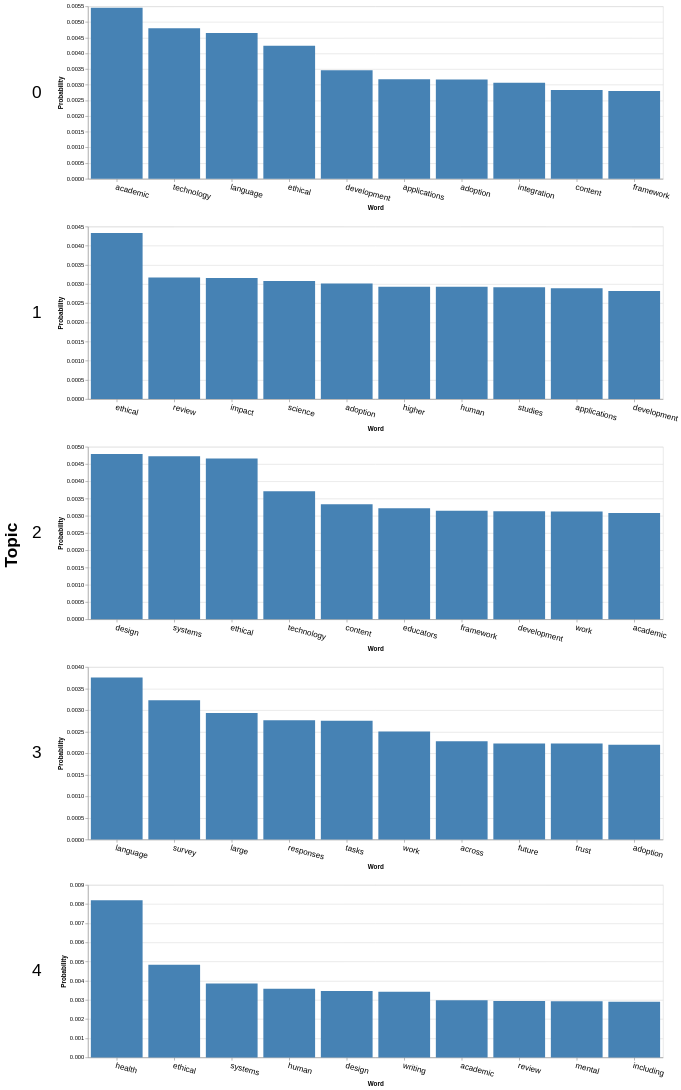

Notebook cell for this chart:
### Markdown cell above
Visualize the top 10 words for the five topics using Altair. Display the topics as individual plots.

### Code cell
import altair as alt

# Order the words in descending order of probability.
df_plot = (
    df_topic_words
    .sort_values(["Topic ID", "Probability"], ascending=[True, False])
)

chart = (
    alt.Chart(df_plot)
    .mark_bar(color="steelblue")
    .encode(
        # Top 10 words appear in the corresponding x-axis.
        x=alt.X(
            "Word:N",
            sort=None,
            axis=alt.Axis(labelAngle=15, labelFontSize=14)
        ),
        y=alt.Y("Probability:Q"),
        tooltip=["Topic ID", "Word", "Probability"]
    )
    .properties(
        width=1000,
    )
    .facet(
        row=alt.Row(
            "Topic ID:N",
            header=alt.Header(
                title="Topic",
                labelFontSize=30,
                titleFontSize=30,
                labelAngle=0
            )
        )
    )
    .resolve_scale(
        x="independent",
        y="independent"
    )
)

chart

### Figure 1 — Vega-Lite specification as saved in the notebook (floating-point values rounded to 4 significant figures)
{"config": {"view": {"continuousWidth": 300, "continuousHeight": 300}}, "data": {"name": "data-10d63f9c1145cf06a67edf2317e5249b"}, "facet": {"row": {"field": "Topic ID", "header": {"labelAngle": 0, "labelFontSize": 30, "title": "Topic", "titleFontSize": 30}, "type": "nominal"}}, "spec": {"mark": {"type": "bar", "color": "steelblue"}, "encoding": {"tooltip": [{"field": "Topic ID", "type": "quantitative"}, {"field": "Word", "type": "nominal"}, {"field": "Probability", "type": "quantitative"}], "x": {"axis": {"labelAngle": 15, "labelFontSize": 14}, "field": "Word", "sort": null, "type": "nominal"}, "y": {"field": "Probability", "type": "quantitative"}}, "width": 1000}, "resolve": {"scale": {"x": "independent", "y": "independent"}}, "$schema": "https://vega.github.io/schema/vega-lite/v5.20.1.json", "datasets": {"data-10d63f9c1145cf06a67edf2317e5249b": [{"Topic ID": 0, "Word": "academic", "Probability": 0.005458}, {"Topic ID": 0, "Word": "technology", "Probability": 0.004798}, {"Topic ID": 0, "Word": "language", "Probability": 0.00465}, {"Topic ID": 0, "Word": "ethical", "Probability": 0.004241}, {"Topic ID": 0, "Word": "development", "Probability": 0.003462}, {"Topic ID": 0, "Word": "applications", "Probability": 0.003175}, {"Topic ID": 0, "Word": "adoption", "Probability": 0.003164}, {"Topic ID": 0, "Word": "integration", "Probability": 0.00306}, {"Topic ID": 0, "Word": "content", "Probability": 0.002835}, {"Topic ID": 0, "Word": "framework", "Probability": 0.002798}, {"Topic ID": 1, "Word": "ethical", "Probability": 0.004334}, {"Topic ID": 1, "Word": "review", "Probability": 0.00317}, {"Topic ID": 1, "Word": "impact", "Probability": 0.003158}, {"Topic ID": 1, "Word": "science", "Probability": 0.003078}, {"Topic ID": 1, "Word": "adoption", "Probability": 0.003013}, {"Topic ID": 1, "Word": "higher", "Probability": 0.002933}, {"Topic ID": 1, "Word": "human", "Probability": 0.002931}, {"Topic ID": 1, "Word": "studies", "Probability": 0.002916}, {"Topic ID": 1, "Word": "applications", "Probability": 0.002892}, {"Topic ID": 1, "Word": "development", "Probability": 0.002819}, {"Topic ID": 2, "Word": "design", "Probability": 0.004793}, {"Topic ID": 2, "Word": "systems", "Probability": 0.004725}, {"Topic ID": 2, "Word": "ethical", "Probability": 0.004657}, {"Topic ID": 2, "Word": "technology", "Probability": 0.003712}, {"Topic ID": 2, "Word": "content", "Probability": 0.003331}, {"Topic ID": 2, "Word": "educators", "Probability": 0.003219}, {"Topic ID": 2, "Word": "framework", "Probability": 0.003146}, {"Topic ID": 2, "Word": "development", "Probability": 0.003131}, {"Topic ID": 2, "Word": "work", "Probability": 0.003124}, {"Topic ID": 2, "Word": "academic", "Probability": 0.00308}, {"Topic ID": 3, "Word": "language", "Probability": 0.003756}, {"Topic ID": 3, "Word": "survey", "Probability": 0.00323}, {"Topic ID": 3, "Word": "large", "Probability": 0.002931}, {"Topic ID": 3, "Word": "responses", "Probability": 0.002763}, {"Topic ID": 3, "Word": "tasks", "Probability": 0.002754}, {"Topic ID": 3, "Word": "work", "Probability": 0.002507}, {"Topic ID": 3, "Word": "across", "Probability": 0.002278}, {"Topic ID": 3, "Word": "future", "Probability": 0.002227}, {"Topic ID": 3, "Word": "trust", "Probability": 0.002224}, {"Topic ID": 3, "Word": "adoption", "Probability": 0.002198}, {"Topic ID": 4, "Word": "health", "Probability": 0.008194}, {"Topic ID": 4, "Word": "ethical", "Probability": 0.004839}, {"Topic ID": 4, "Word": "systems", "Probability": 0.003859}, {"Topic ID": 4, "Word": "human", "Probability": 0.00359}, {"Topic ID": 4, "Word": "design", "Probability": 0.003467}, {"Topic ID": 4, "Word": "writing", "Probability": 0.00342}, {"Topic ID": 4, "Word": "academic", "Probability": 0.002987}, {"Topic ID": 4, "Word": "review", "Probability": 0.002941}, {"Topic ID": 4, "Word": "mental", "Probability": 0.002925}, {"Topic ID": 4, "Word": "including", "Probability": 0.002903}]}}
